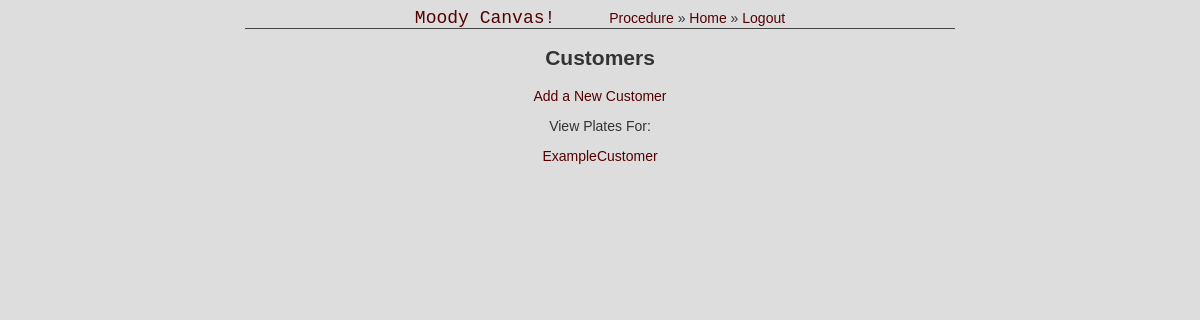
The page /Moody/customers/ (signed in) on the database as committed earlier.
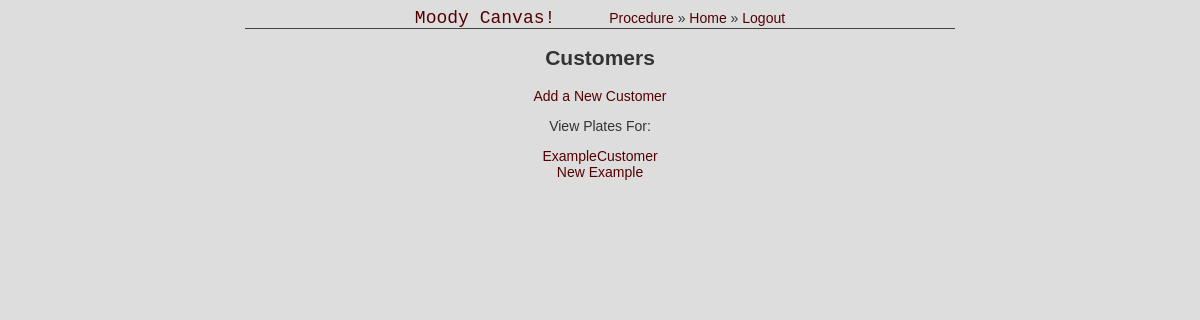
The same page on the database as committed later.
### Moody/models.py (models this page shows)
class Customer(models.Model):
    cust_name = models.CharField(max_length=50)
    def __str__(self):
        return self.cust_name

### Moody/views.py (the view)
# urls.py: path('customers/', views.CustomersView.as_view(), name='customers'),
class CustomersView(generic.ListView):
    template_name = 'Moody/customers.html'
    context_object_name = 'customer_list'
    def get_queryset(self):
        return Customer.objects.order_by('cust_name')

### Moody/templates/Moody/customers.html (shortened to what this page needs)
<!DOCTYPE html>
<html>
<head>
</head>
<body>
    <div id="header">
        <ul id="nav">
            <li><a href="{% url 'home:index' %}" style="font-size: 18px; font-family: Courier New, Courier, monospace; margin-right: 50px;">Moody Canvas!</a></li>
            <li><a rel="dead placeholder link">Procedure</a> &raquo;</li>
            <li><a href="{% url 'Moody:index' %}">Home</a>{% if user.is_authenticated %} &raquo;</li>
            <li><a href="{% url 'logout' %}">Logout</a>{% endif %}</li>
        </ul>
    </div>
    <h2>Customers</h2>
{% if user.is_authenticated %}
    <p><a href="{% url 'Moody:new_cust' %}">Add a New Customer</a></p>
{% endif %}
    {% if customer_list %}
    <p>View Plates For:</p>
    <ul>
        {% for c in customer_list %}
        <li><a href="{% url 'Moody:plates' c %}">{{ c }}</a></li>
        {% endfor %}
    </ul>
    {% endif %}
</body>
</html>

Rows that differ between the two databases and show on the page:
added Customer: cust_name "New Example"
